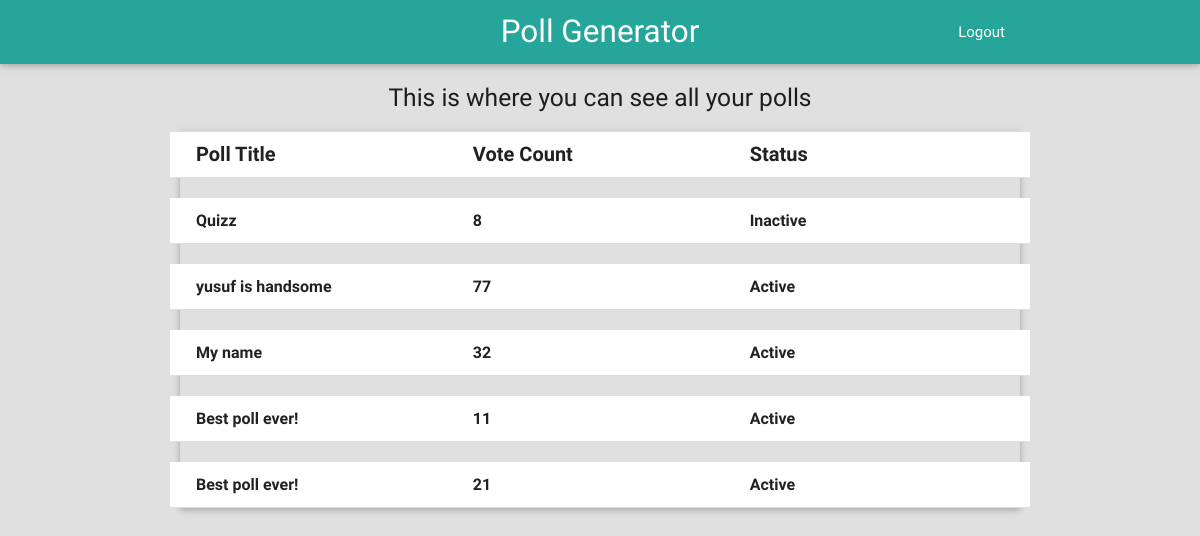
The page /dashboard.php (signed in) on the database its author committed.
### fill-dashboard.php (the view, shortened to what this page needs)
<?php
	include("connection.php");
	$query="select * from `poll-details` where `user-id`='".$_SESSION['id']."'";
	$result=mysqli_query($link,$query);
	if($result)
	{
		echo '<ul class="collapsible" data-collapsible="accordion">
				<li>
			      <div class="collapsible-header row">
			      	<p class="col s4 font-high">Poll Title</p>
			      	<p class="col s4 font-high">Vote Count</p>
			      	<p class="col s4 font-high">Status</p>
			      </div>
			    </li>';
        while ($row=mysqli_fetch_array($result)) {
        	$t=time();
        	$current=date('Y-m-d h:m:s',$t);
        	if($current<=$row['end-time']){
        		$status="Active";
        	}
        	else{
        		$status="Inactive";
        	}
        	echo '<li>
				    <div class="collapsible-header row">
				      <p class="col s4 font-mid">'.$row["title"].'</p>
				      <p class="col s4 font-mid">'.$row["vote-count"].'</p>
				      <p class="col s4 font-mid">'.$status.'</p>
				    </div>
				    <div class="collapsible-body row">
				    	<p class="col s12 font-mid center">Question : '.$row["question"].'</p>
				    	<p class="col s12 font-mid center">Poll Link : <a href="../poll-generator/poll.php?id='.$row["id"].'"">Link</a></p>
				    	<table class="centered bordered highlight col s8 offset-s2">
					        <thead>
					          <tr>
					              <th data-field="id">Option</th>
					              <th data-field="name">Vote Count</th>
					          </tr>
					        </thead>
					        <tbody>';
			echo  	'</tbody></table></div>
				  </li>';
        }
    	echo '</ul>';
	}
?>

### dashboard.php (shortened to what this page needs)
<!DOCTYPE html>
<html lang="en">
  <head>
      <link type="text/css" rel="stylesheet" href="css/materialize.min.css"  media="screen,projection"/>
  </head>
  <body>
  	<div class="navbar-fixed">
      <nav class="teal lighten-1">
      <div class="nav-wrapper">
        <div class="container">
          <a href="../poll-generator" class="center brand-logo">Poll Generator</a>
          <ul class="right hide-on-med-and-down">
	         <li><a class="right"href="?logout=1">Logout</a></li>
	       </ul>
         </div>
        </div>
      </nav>
    </div>
    <div class="container">
    	<h5 class="center margin">This is where you can see all your polls</h5>
    	<?php
    		include("fill-dashboard.php");
    	?>
    </div>

### dashboard.php (style rules this page uses)
.margin { margin: 20px; }
body { background-color: #e0e0e0; }
p { margin: 0px; padding:0px; }
.font-high { font-size: 20px; font-weight: bold; }
.font-mid { font-size: 16px; font-weight: bold; }

### rows shown on the page
poll-details: title "Quizz", value "8", value "Inactive"
poll-details: title "yusuf is handsome", value "77", value "Active"
poll-details: title "My name", value "32", value "Active"
poll-details: title "Best poll ever!", value "11", value "Active"
poll-details: title "Best poll ever!", value "21", value "Active"
